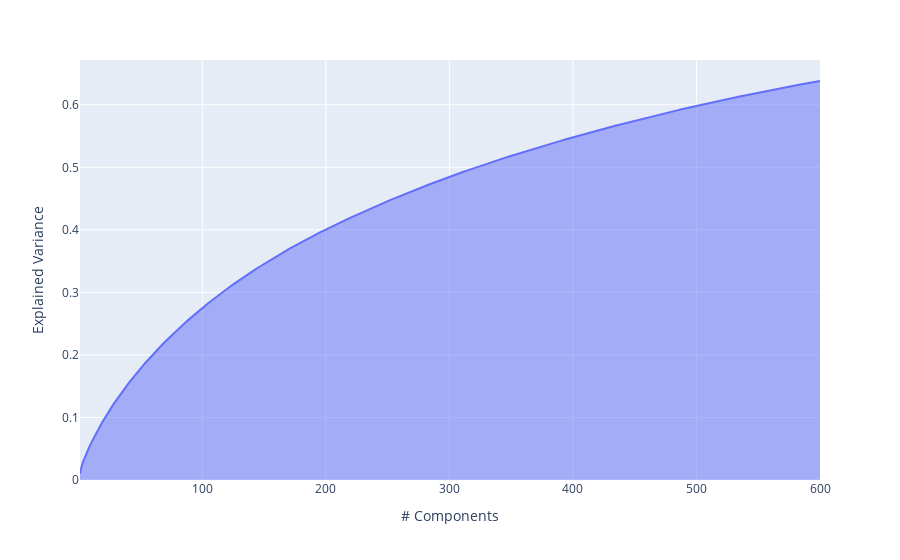

The notebook cell this image was saved under:
### Markdown cell above
The graph below goes from 1 to 600 components to give a better idea of where the explained <br>
variance actually crosses the 50% mark and give a better idea of what # of components that is.

### Code cell
exp_var_cumul = np.cumsum(pca.explained_variance_ratio_)

px.area(
    x=range(1, exp_var_cumul.shape[0] + 1),
    y=exp_var_cumul,
    labels={"x": "# Components", "y": "Explained Variance"}
)

### Figure 1 — Plotly figure (JSON) as saved in the notebook; plotly's stock layout.template omitted (floating-point values rounded to 4 significant figures; data arrays with more than 128 entries replaced by an {"elided": "..."} marker saying what was removed)
{"data": [{"fillpattern": {"shape": ""}, "hovertemplate": "# Components=%{x}<br>Explained Variance=%{y}<extra></extra>", "legendgroup": "", "line": {"color": "#636efa"}, "marker": {"symbol": "circle"}, "mode": "lines", "name": "", "orientation": "v", "showlegend": false, "stackgroup": "1", "type": "scatter", "x": {"elided": "600 int values"}, "xaxis": "x", "y": {"elided": "600 float values"}, "yaxis": "y"}], "layout": {"legend": {"tracegroupgap": 0}, "margin": {"t": 60}, "xaxis": {"anchor": "y", "domain": [0, 1], "title": {"text": "# Components"}}, "yaxis": {"anchor": "x", "domain": [0, 1], "title": {"text": "Explained Variance"}}}}
